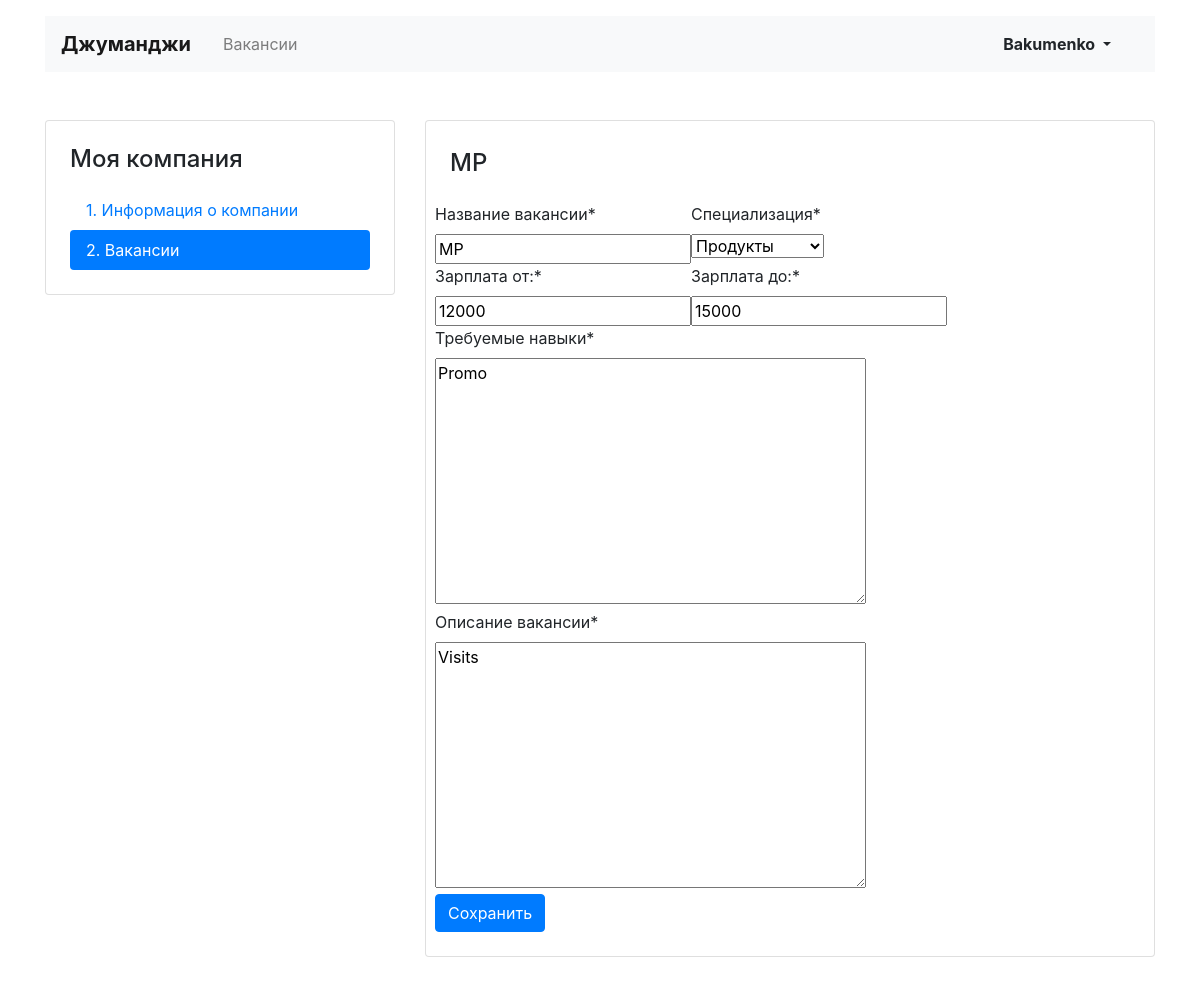
Before: /mycompany/vacancies/9/ (signed in) with the older database file.
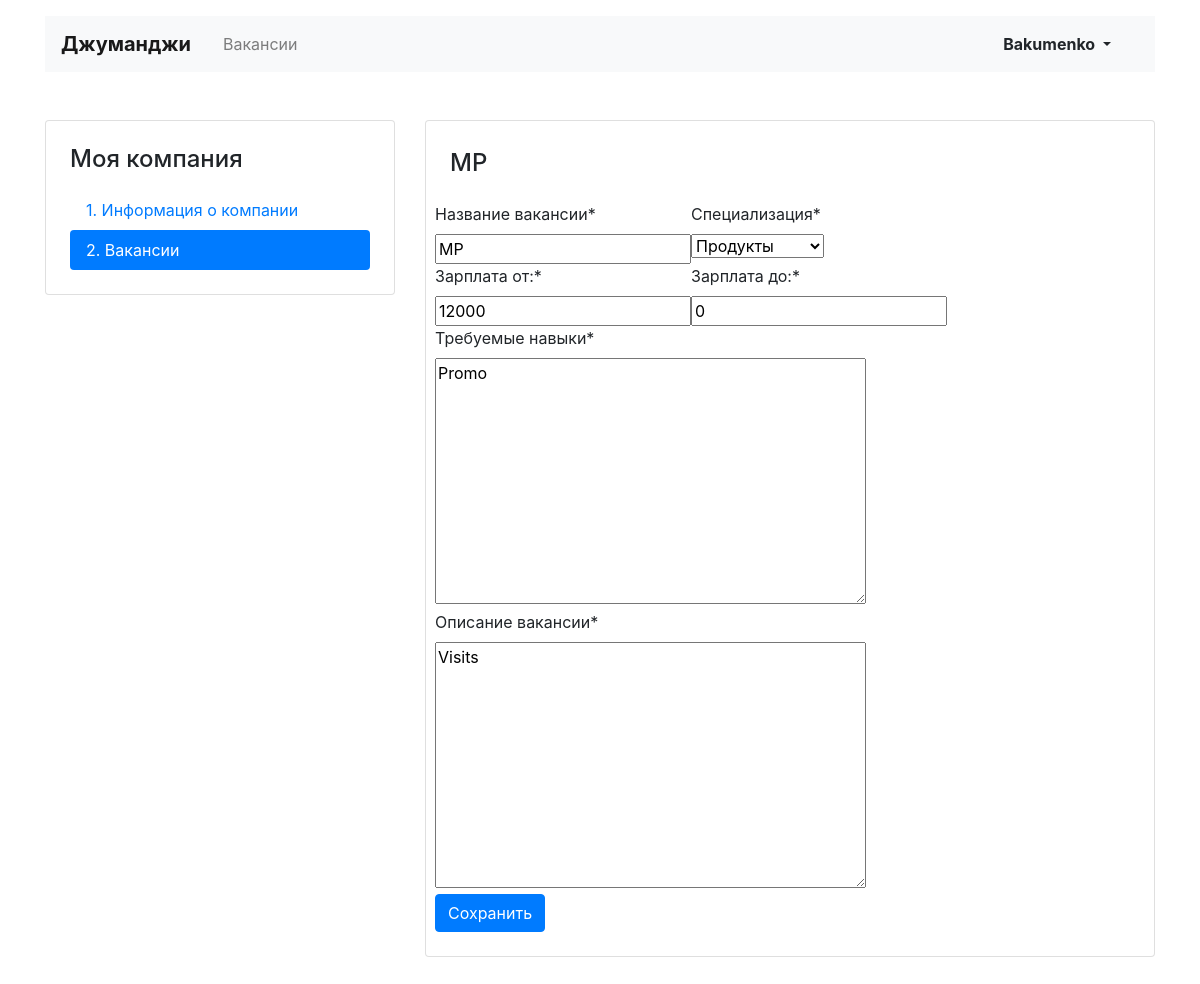
After: the same page with the newer database file.
### JobforJunes/models.py (models this page shows)
class Vacancy(models.Model):
    title = models.CharField(max_length=64)
    specialty = models.ForeignKey(Specialty, on_delete=models.CASCADE, related_name='vacancies')
    company = models.ForeignKey(Company, on_delete=models.CASCADE, related_name='companies')
    skills = models.TextField()
    description = models.TextField()
    salary_min = models.IntegerField()
    salary_max = models.IntegerField()
    published_at = models.CharField(max_length=20)

class Specialty(models.Model):
    code = models.CharField(max_length=20)
    title = models.CharField(max_length=20)
    picture = models.ImageField(upload_to='speciality_images')
    def __str__(self):
        return self.title

### JobforJunes/views/my_vacancies.py (the view, shortened to what this page needs)
# urls.py: path('mycompany/vacancies/<int:pk_vac>/', VacancyEdit.as_view(), name='vacancy_edit'),
class VacancyEdit(LoginRequiredMixin, View):
    def get(self, request, pk_vac):
        my_vacancies=Vacancy.objects.get(id=pk_vac)
        form=VacancyEditForm(instance=my_vacancies)
        return render(request, 'vacancy_edit.html', {'form':form, 'vacancy':my_vacancies})

### JobforJunes/forms.py
class VacancyEditForm(forms.ModelForm):
    class Meta:
        model=Vacancy
        exclude=('published_at','company')
        labels={'title':'Название вакансии',
                'specialty':'Специализация',
                'salary_min':'Зарплата от:',
                'salary_max': 'Зарплата до:',
                'skills':'Требуемые навыки',
                'description':'Описание вакансии'
                }
    def __init__(self, *args, **kwargs):
            super().__init__(*args, **kwargs)
            self.helper=FormHelper()
            self.helper.layout=Layout(
                Row(
                    Column('title',),
                    Column('specialty',),
                    ),
                Row(
                    Column('salary_min',),
                    Column('salary_max',),
                ),
                Row(
                    Column('skills',),
                ),
                Row(
                    Column('description',),
                ),
                Row(
                    Column(Submit('submit', 'Сохранить')),
                ),
            )

### templates/vacancy_edit.html (shortened to what this page needs)
{% extends 'base.html' %}
{%block project%}
  <main class="container mt-3 pb-5">
    <div class="row mt-5">
      <div class="col-12 col-lg-4">
        <aside class="pt-3 pb-4 px-4 mb-5 card">
          <h1 class="h4 pt-2 pb-2">Моя компания</h1>
          <div class="nav flex-column nav-pills">
            <a class="nav-link" href={% url 'my_company' %}>1. Информация о&nbsp;компании</a>
            <a class="nav-link active" href={% url 'my_vacancies' %}>2. Вакансии</a>
          </div>
        </aside>
      </div>
      <div class="col-12 col-lg-8">
        <div class="card">
          <div class="card-body px-4 pb-4 tab-content">
            <section>
              <h2 class="h4 pt-2 pb-3">{{vacancy.title}}</h2>
              {% load crispy_forms_tags %}
              {% crispy form %}
{% endblock %}

Changed rows visible on the page:
changed Vacancy "MP": salary_max "15000" → "0"
